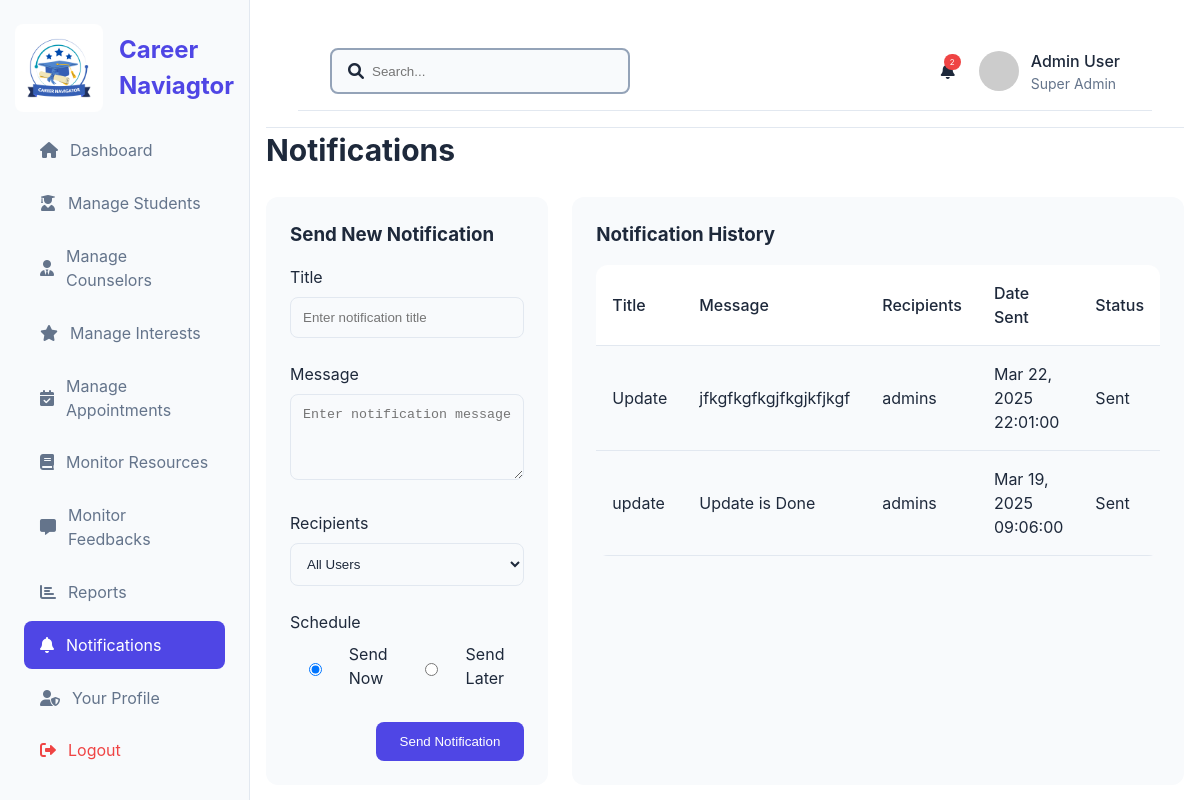
The page /notifications on the database its author committed.
### model.py (models this page shows)
class Notification(db.Model):
    __tablename__ = 'notifications'
    id = db.Column(db.Integer, primary_key=True)
    title = db.Column(db.String(255), nullable=False)
    message = db.Column(db.Text, nullable=False)
    recipients = db.Column(db.String(50), nullable=False)
    schedule_time = db.Column(db.DateTime, nullable=True)
    status = db.Column(db.String(20), nullable=False, default='sent')
    created_at = db.Column(db.DateTime, nullable=False, default=datetime.now(timezone.utc))

### app.py (the view, shortened to what this page needs)
@app.route('/notifications',methods=['GET','POST'])
def notifications():
    if request.method == 'GET':
        notifications = Notification.query.order_by(Notification.created_at.desc()).all()
        return render_template('admin/notifications.html', active_page='notifications',notifications=notifications)

### templates/admin/notifications.html (shortened to what this page needs)
{% extends 'admin/base.html' %}
{% block content %}
    <h2 class="section-title">Notifications</h2>
    <div class="notification-container">
        <div class="notification-form">
            <h3>Send New Notification</h3>
            <form id="sendNotificationForm" method="post">
                <div class="form-group">
                    <label for="notificationTitle">Title</label>
                    <input type="text" id="notificationTitle" placeholder="Enter notification title">
                </div>
                <div class="form-group">
                    <label for="notificationMessage">Message</label>
                    <textarea id="notificationMessage" placeholder="Enter notification message" rows="4"></textarea>
                </div>
                <div class="form-group">
                    <label for="notificationRecipients">Recipients</label>
                    <select id="notificationRecipients" required>
                        <option value="all">All Users</option>
                    </select>
                </div>
                <div class="form-group">
                    <label for="notificationSchedule">Schedule</label>
                    <div class="schedule-options">
                        <div class="schedule-option">
                            <input type="radio" id="sendNow" name="schedule" value="now" checked>
                            <label for="sendNow">Send Now</label>
                        </div>
                        <div class="schedule-option">
                            <input type="radio" id="sendLater" name="schedule" value="later">
                            <label for="sendLater">Send Later</label>
                        </div>
                    </div>
                </div>
                <div class="form-actions">
                    <button type="submit" class="submit-btn">Send Notification</button>
                </div>
            </form>
        </div>
        <div class="notification-history">
            <h3>Notification History</h3>
            <div class="table-container">
                <table class="data-table">
                    <thead>
                        <tr>
                            <th>Title</th>
                            <th>Message</th>
                            <th>Recipients</th>
                            <th>Date Sent</th>
                            <th>Status</th>
                        </tr>
                    </thead>
                    <tbody>
                        {% if notifications %}
                            {% for notification in notifications %}
                            <tr>
                                <td>{{ notification.title }}</td>
                                <td>{{ notification.message }}</td>
                                <td>{{ notification.recipients }}</td>
                                <td>{{ notification.schedule_time.strftime('%b %d, %Y %H:%M:%S') if notification.schedule_time else 'N/A' }}</td>
                                <td>
                                    <span class="status-badge {{ 'sent' if notification.status == 'sent' else 'pending' }}">
                                        {{ notification.status.capitalize() }}
                                    </span>
                                </td>
                            </tr>
                            {% endfor %}
                        {% else %}
                            <tr>
                                <td colspan="5" style="text-align: center;">No Notifications Available</td>
                            </tr>
                        {% endif %}
                    </tbody>
                </table>
            </div>
        </div>
    </div>
{% endblock %}

### static/css/admin/base.css (style rules this page uses)
:root { --bg-primary-light: #ffffff; --bg-secondary-light: #f8fafc; --text-primary-light: #1e293b; --text-secondary-light: #64748b; --border-light: #e2e8f0; --primary-color: #4f46e5; --primary-hover: #4338ca; --success-color: #10b981; --warning-color: #f59e0b; --danger-color: #ef4444; --info-color: #3b82f6; --bg-primary-dark: #0f172a; --bg-secondary-dark: #1e293b; --text-primary-dark: #f8fafc; --text-secondary-dark: #94a3b8; --border-dark: #334155; }
* { margin: 0; padding: 0; box-sizing: border-box; }
body { font-family: -apple-system, BlinkMacSystemFont, 'Segoe UI', Roboto, Oxygen, Ubuntu, Cantarell, sans-serif; background-color: var(--bg-primary-light); color: var(--text-primary-light); line-height: 1.5; transition: background-color 0.3s, color 0.3s; }
.section-title { margin-bottom: 1.5rem; font-size: 1.875rem; }
.table-container { background-color: var(--bg-secondary-light); border-radius: 12px; overflow: hidden; margin-bottom: 1.5rem; }
.data-table { width: 100%; border-collapse: collapse; }
.data-table th, .data-table td { padding: 1rem; text-align: left; border-bottom: 1px solid var(--border-light); }
.data-table th { background-color: var(--bg-primary-light); font-weight: 500; }
.form-group { margin-bottom: 1.5rem; }
.form-group label { display: block; margin-bottom: 0.5rem; }
.form-group input, .form-group select { width: 100%; padding: 0.75rem; border: 1px solid var(--border-light); border-radius: 8px; background-color: var(--bg-secondary-light); color: inherit; }
.form-actions { display: flex; gap: 1rem; justify-content: flex-end; }
.cancel-btn, .submit-btn { padding: 0.75rem 1.5rem; border-radius: 8px; cursor: pointer; transition: all 0.2s ease; }
.submit-btn { background-color: var(--primary-color); border: none; color: white; }
.notification-container { display: grid; grid-template-columns: 1fr 2fr; gap: 1.5rem; }
.notification-form, .notification-history { background-color: var(--bg-secondary-light); border-radius: 12px; padding: 1.5rem; }
.notification-form h3, .notification-history h3 { margin-bottom: 1rem; }
.notification-form .form-group { margin-bottom: 1.5rem; }
.notification-form .form-group label { display: block; margin-bottom: 0.5rem; }
.notification-form .form-group input, .notification-form .form-group select, .notification-form .form-group textarea { width: 100%; padding: 0.75rem; border: 1px solid var(--border-light); border-radius: 8px; background-color: var(--bg-secondary-light); color: inherit; }
.notification-form .form-group textarea { resize: vertical; }
.notification-form .schedule-options { display: flex; gap: 1rem; }
.notification-form .schedule-option { display: flex; align-items: center; gap: 0.5rem; }
.notification-form .form-actions { display: flex; gap: 1rem; justify-content: flex-end; }

### rows shown on the page
Notification: title "Update", message "jfkgfkgfkgjfkgjkfjkgf", recipients "admins", schedule_time "Mar 22, 2025 22:01:00", status "Sent"
Notification: title "update", message "Update is Done", recipients "admins", schedule_time "Mar 19, 2025 09:06:00", status "Sent"
